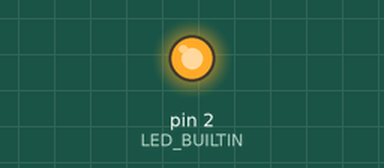
This sketch was run on a simulated Arduino Uno, built with avr-gcc and run on an emulated ATmega328P. Shown: output pins drawn as LEDs (lit = HIGH).

Above: at 2.5 s.
At 7.5 s:
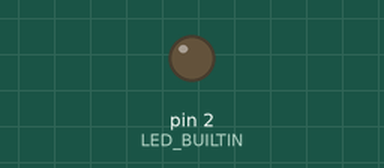
Timing chart, 0 to 13.0 s (numbered marks = the images above):
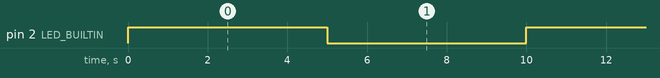

Measured:
- by itself, pin 2 (LED_BUILTIN): alternates HIGH for 5.0 s and LOW for 5.0 s

The sketch:

LEDBLINK.ino
```cpp
#define LED_BUILTIN 2
void setup() {
  // put your setup code here, to run once:

  //inicializa um pin LED_BUILTIN para output
  pinMode(LED_BUILTIN, OUTPUT);

}

void loop() {
  // put your main code here, to run repeatedly:
  digitalWrite(LED_BUILTIN, HIGH); // desliga a led (HIGH +e voltagem )
  delay(5000);      // espera 1 sec
  digitalWrite(LED_BUILTIN, LOW); // liga a led (liga a led metendo a voltagem a LOW)
  delay(5000);   // espera 1 sec
}
```
